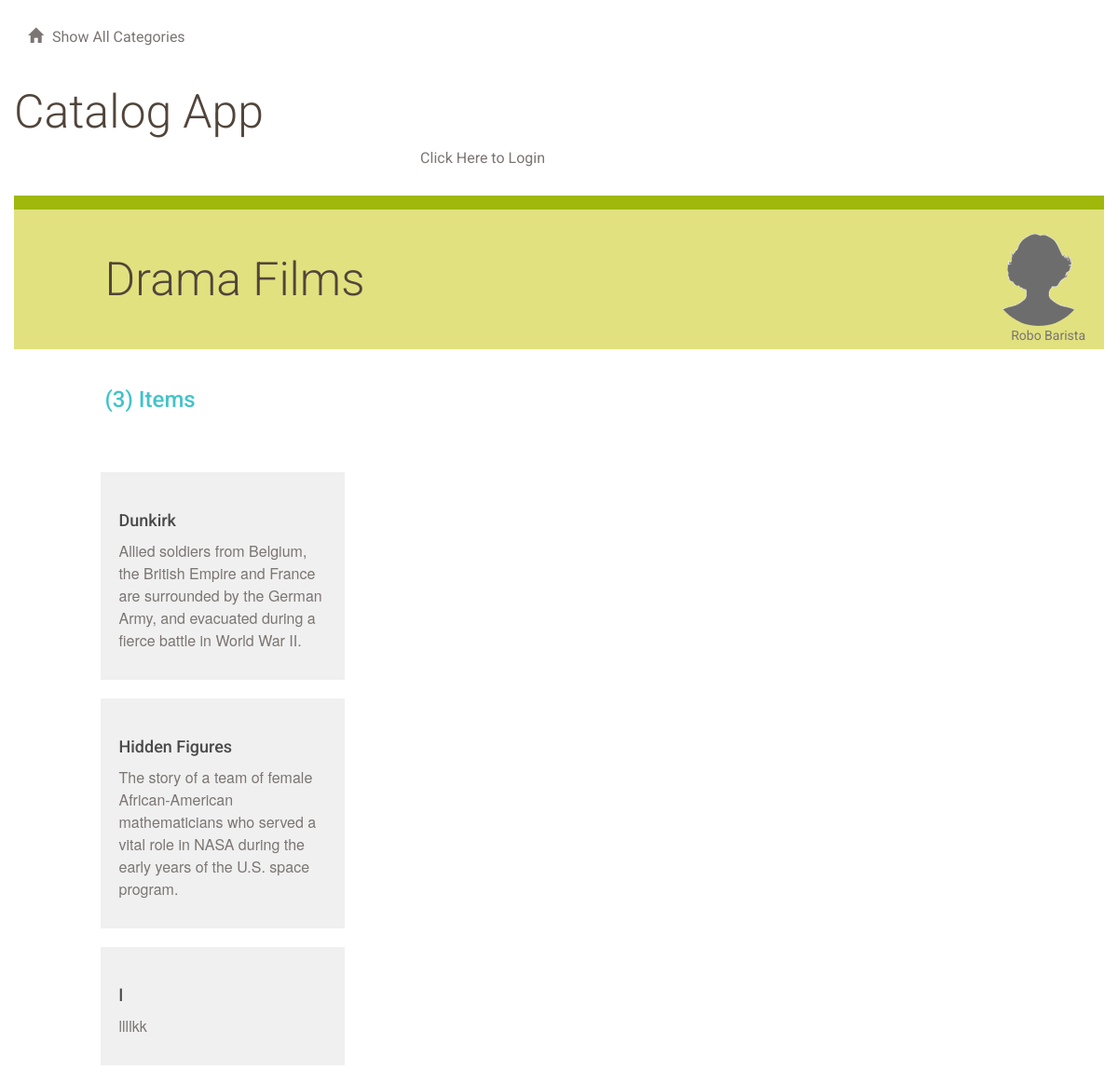
/catalog/4/items/, run on the app's committed database.
### database_setup.py (models this page shows, shortened)
class Category(Base):
    __tablename__ = 'category'
    id = Column(Integer, primary_key=True)
    name = Column(String(250), nullable=False)
    user_id = Column(Integer, ForeignKey('user.id'))
    user = relationship(User)

class User(Base):
    __tablename__ = 'user'
    id = Column(Integer, primary_key=True)
    name = Column(String(250), nullable=False)
    email = Column(String(250), nullable=False)
    picture = Column(String(250))

class Item(Base):
    __tablename__ = 'item'
    id = Column(Integer, primary_key=True)
    title = Column(String(250), nullable=False)
    description = Column(String(250))
    date = Column(DateTime, nullable=False)
    cat_id = Column(Integer, ForeignKey('category.id'))
    category = relationship(Category)
    user_id = Column(Integer, ForeignKey('user.id'))
    user = relationship(User)

### app.py (the view)
@app.route('/catalog/<int:category_id>/')
@app.route('/catalog/<int:category_id>/items/')
def showItems(category_id):
    category = session.query(Category).filter_by(id=category_id).one()
    count = session.query(Item).filter_by(cat_id=category_id).count()
    creator = getUserInfo(category.user_id)
    items = session.query(Item).filter_by(
        cat_id=category_id).order_by(asc(Item.title)).all()
    if 'username' not in login_session or creator.id != login_session['user_id']:
        return render_template('publicmenu.html',
                               items=items,
                               category=category,
                               creator=creator,
                               count=count)
    else:
        return render_template('items.html',
                               items=items,
                               category=category,
                               creator=creator,
                               count=count)

### app.py (called while the page is built)
def getUserInfo(user_id):
    user = session.query(User).filter_by(id=user_id).one()
    return user

### templates/publicmenu.html (shortened to what this page needs)
{% extends "main.html" %}
{% block content %}
{% include "header.html" %}
<div class="row divider green">
	<div class="col-md-12"></div>
</div>
<div class="row banner menu">
	<div class="col-md-11 col-md-offset-1 padding-none">
		<h1>{{ category.name }}
			<figure class="creator">
				<img src="{{ url_for('static', filename='blank_user.gif') }}">
				<figcaption>{{ creator.name }}</figcaption>
			</figure>
		</h1>
		<br/>
		<h2>({{ count }}) Items</h2>
	</div>
</div>
	<div class="row padding-top padding-bottom">
		<div class="col-md-1"></div>
		<div class="col-md-11 padding-none">
		</div>
		<div class="col-md-7"></div>
	</div>
	<div class="row">
		<div class="col-md-12">
		</div>
	</div>
	{% if items !=[] %}
		<div class="row">
			<div class="col-md-1"></div>
			<div class="col-md-3">
					{% for i in items %}
							<div class="menu-item">
								<h3>{{i.title}}</h3>
								<p>{{i.description}}</p>
							</div>
					{% endfor %}
			</div>
			<div class="col-md-1"></div>
		</div>
	{% endif %}
{% endblock %}

### static/styles.css (style rules this page uses)
* { font-family: "Helvetica Neue Bold", Roboto, Helvetica, Arial, sans-serif; font-weight: 700; }
h1 { font-family: "Helvetica Neue Light", Roboto, Helvetica, Arial, sans-serif; font-size: 50px; color: #51453B; line-height: 60px; font-weight: 300; }
h2 { font-size: 24px; color: #42C3C9; line-height: 29px; }
h3 { font-size: 18px; color: #4A4A4A; line-height: 23px; }
p { font-family: "Helvetica Neue", Roboto, Helvetica, Arial, sans-serif; font-size: 16px; color: #7B7573; line-height: 24px; font-weight: 400; }
.padding-top { padding-top: 30px; }
.padding-bottom { padding-bottom: 30px; }
.padding-none { padding: 0; }
.divider { height: 15px; }
.divider.green { background-color: #9FB80A; }
.banner.menu { height: 150px; background-color: #E1E17F; }
.banner h1 { margin: 45px 0; }
.menu-item { background: #F0F0F0; padding: 20px; margin: 20px; margin-left: -20px; }
.creator { padding-right: 20px; margin-top: -20px; text-align: right; float:right; }
.creator img { width: 100px; border-radius: 50%; }
.creator figcaption { font-size: 14px; color: #7B7573; font-weight: 400; margin-top: -20px; }

### data on the page
Category: name "Drama Films"
User: name "Robo Barista"
Item: title "Dunkirk", description "Allied soldiers from Belgium, the British Empire and France are surrounded by the German Army, and evacuated during a fierce battle in World War II."
Item: title "Hidden Figures", description "The story of a team of female African-American mathematicians who served a vital role in NASA during the early years of the U.S. space program."
Item: title "l", description "llllkk"

### other printed values
{{ count }} "3"
